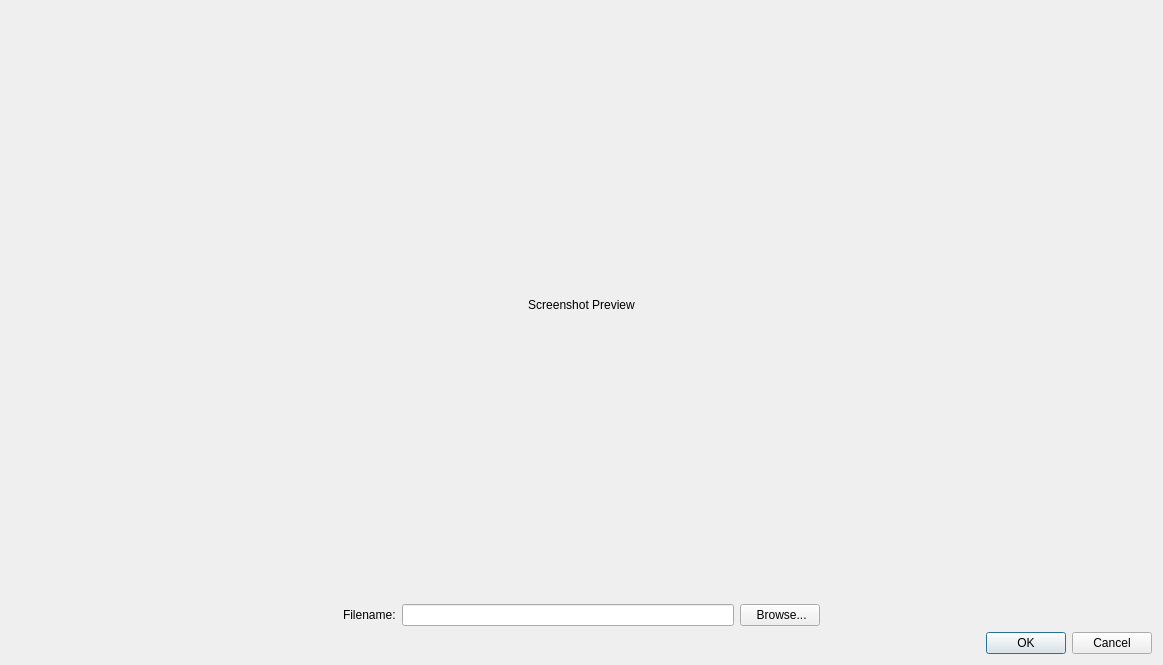
<?xml version="1.0" encoding="UTF-8"?>
<ui version="4.0">
 <class>DialogSaveScreenshot</class>
 <widget class="QDialog" name="DialogSaveScreenshot">
  <property name="geometry">
   <rect>
    <x>0</x>
    <y>0</y>
    <width>1163</width>
    <height>665</height>
   </rect>
  </property>
  <property name="windowTitle">
   <string>Save Screenshot</string>
  </property>
  <property name="windowIcon">
   <iconset resource="icons.qrc">
    <normaloff>:/icons/icons/globe.png</normaloff>:/icons/icons/globe.png</iconset>
  </property>
  <layout class="QVBoxLayout" name="verticalLayout_2">
   <item>
    <layout class="QVBoxLayout" name="verticalLayout">
     <item>
      <widget class="QLabel" name="screenshotPreview">
       <property name="toolTip">
        <string>&lt;html&gt;&lt;head/&gt;&lt;body&gt;&lt;p&gt;Screenshot preview&lt;/p&gt;&lt;/body&gt;&lt;/html&gt;</string>
       </property>
       <property name="text">
        <string>Screenshot Preview</string>
       </property>
       <property name="alignment">
        <set>Qt::AlignCenter</set>
       </property>
      </widget>
     </item>
     <item>
      <layout class="QHBoxLayout" name="horizontalLayout">
       <item>
        <spacer name="horizontalSpacer_2">
         <property name="orientation">
          <enum>Qt::Horizontal</enum>
         </property>
         <property name="sizeHint" stdset="0">
          <size>
           <width>40</width>
           <height>20</height>
          </size>
         </property>
        </spacer>
       </item>
       <item>
        <widget class="QLabel" name="label_2">
         <property name="text">
          <string>Filename:</string>
         </property>
        </widget>
       </item>
       <item>
        <widget class="QLineEdit" name="lineEditFileName">
         <property name="readOnly">
          <bool>true</bool>
         </property>
         <property name="clearButtonEnabled">
          <bool>true</bool>
         </property>
        </widget>
       </item>
       <item>
        <widget class="QPushButton" name="pushButtonBrowse">
         <property name="text">
          <string> Browse...</string>
         </property>
         <property name="icon">
          <iconset resource="icons.qrc">
           <normaloff>:/icons/icons/Folders &amp; OS/Explorer.png</normaloff>:/icons/icons/Folders &amp; OS/Explorer.png</iconset>
         </property>
        </widget>
       </item>
       <item>
        <spacer name="horizontalSpacer">
         <property name="orientation">
          <enum>Qt::Horizontal</enum>
         </property>
         <property name="sizeHint" stdset="0">
          <size>
           <width>40</width>
           <height>20</height>
          </size>
         </property>
        </spacer>
       </item>
      </layout>
     </item>
    </layout>
   </item>
   <item>
    <widget class="QDialogButtonBox" name="buttonBox">
     <property name="orientation">
      <enum>Qt::Horizontal</enum>
     </property>
     <property name="standardButtons">
      <set>QDialogButtonBox::Cancel|QDialogButtonBox::Ok</set>
     </property>
    </widget>
   </item>
  </layout>
 </widget>
 <resources>
  <include location="icons.qrc"/>
 </resources>
 <connections>
  <connection>
   <sender>buttonBox</sender>
   <signal>accepted()</signal>
   <receiver>DialogSaveScreenshot</receiver>
   <slot>accept()</slot>
   <hints>
    <hint type="sourcelabel">
     <x>248</x>
     <y>254</y>
    </hint>
    <hint type="destinationlabel">
     <x>157</x>
     <y>274</y>
    </hint>
   </hints>
  </connection>
  <connection>
   <sender>buttonBox</sender>
   <signal>rejected()</signal>
   <receiver>DialogSaveScreenshot</receiver>
   <slot>reject()</slot>
   <hints>
    <hint type="sourcelabel">
     <x>316</x>
     <y>260</y>
    </hint>
    <hint type="destinationlabel">
     <x>286</x>
     <y>274</y>
    </hint>
   </hints>
  </connection>
 </connections>
</ui>
